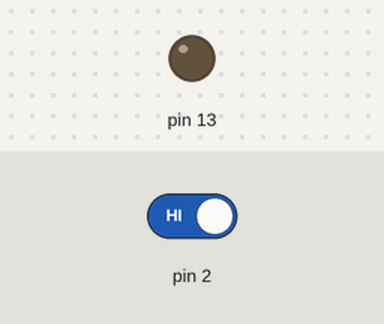
The sketch below on a simulated Arduino Uno, built with avr-gcc and run on an emulated ATmega328P. Shown: output pins drawn as LEDs (lit = HIGH). The test bench sets the inputs (shaded band); at power-on: pin 2 HIGH. What the sketch prints to the serial monitor is not drawn.

Above: at 1.2 s.
1.3 s: pin 2 driven LOW
At 1.7 s:
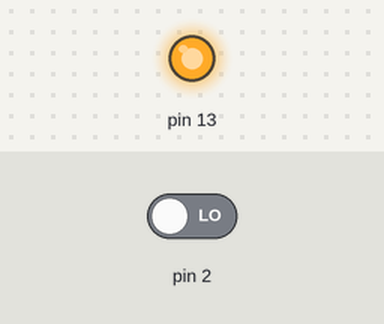
Timing chart, 0 to 4.3 s (numbered marks = the images above; inputs shaded):
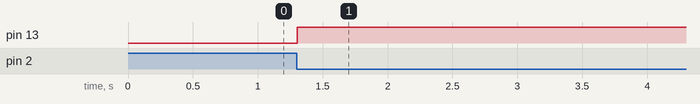

The sketch:

ARDUINO_PISCA_LED1.ino
```cpp
void setup() {
Serial.begin(9600);
pinMode(2,INPUT);
pinMode(13, OUTPUT);

}

void loop() {
 int botao;
 botao=digitalRead(2);
 Serial.println(2);


 if(botao == 0){
  digitalWrite(13, HIGH);
 }
}
```

Measured:
- after the input at 1.3 s, pin 13: LOW → HIGH at once
